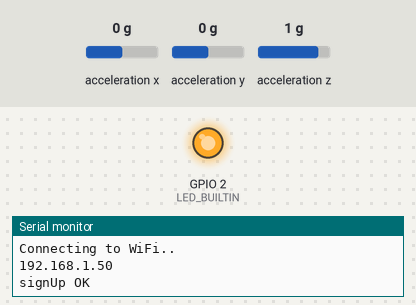
This sketch was run on a simulated ESP8266 (NodeMCU). Shown: output pins drawn as LEDs (lit = HIGH, except the on-board LED, lit = LOW), the last lines printed to the serial monitor. The test bench sets the inputs (shaded band); at power-on: acceleration x 0 g, acceleration y 0 g, acceleration z 1 g. WiFi joins after 1.5 s; servers stay silent unless stated.

Above: at 2.5 s.
At 3.7 s:
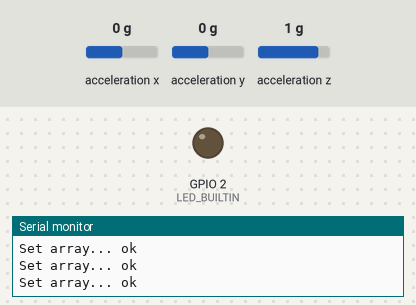
Timing chart, 0 to 9.7 s (numbered marks = the images above):
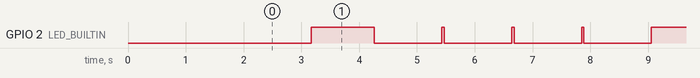

The sketch:

motor_health_monitoring.ino
```cpp
#include <Wire.h>
#include <Adafruit_Sensor.h>   // Adafruit unified sensor  // ver- 1.1.9   https://github.com/adafruit/Adafruit_Sensor
#include <Adafruit_ADXL345_U.h> // Adafruit ADXL345  // ver-1.3.2   https://github.com/adafruit/Adafruit_ADXL345
#include "arduinoFFT.h"  //arduinoFFT  //ver-1.6.0  https://github.com/kosme/arduinoFFT
#include <ESP8266WiFi.h>
#include <Firebase_ESP_Client.h> //Firebase Arduino client library for esp8266 and esp32   // ver-4.3.9  https://github.com/mobizt/Firebase-ESP-Client
#include "addons/TokenHelper.h"
#include "addons/RTDBHelper.h"

#define API_KEY "AIzaSyByTWjYsnZQ4zSUH7ZEYJabD5XQxSppE3w" // Firebase API Key
#define DATABSE_URL "https://motor-health-analysis-default-rtdb.firebaseio.com/" // Firebase Database URL

//Details of wifi network you want esp to connect to
char ssid[] = "Dinesh";
char password[] = "18032001";

Adafruit_ADXL345_Unified accel;  //creating the object of accelerometer
arduinoFFT FFT = arduinoFFT();   // fft object to calculate to fft

//firebase objects for its configuration
FirebaseData fbdo;
FirebaseAuth auth;
FirebaseConfig config;

//firebase onjects to convert array to json
FirebaseJson json;
FirebaseJsonArray arr;


//used in printvector()
#define SCL_INDEX 0x00
#define SCL_TIME 0x01
#define SCL_FREQUENCY 0x02
#define SCL_PLOT 0x03

unsigned long sendDataPrevMillis = 0;
bool signupOK = false;  //sets true when firebase is succesfully connected

const int samples = 1024;  //number of samples we are taking to for one observation
int samplingFrequency = 493;  //this is the rate at which accelerometer samples in one second
unsigned long StartTime;  //used for calculating dynamic sampling rate

double xReal[samples];  //for storing the acceleration values in x direction
double xImag[samples];  //for calculation of fft we need imaginary values also
//double yReal[samples];
//double yImag[samples];
//double zReal[samples];
//double zImag[samples];


void setup() {
  // put your setup code here, to run once:
  pinMode(LED_BUILTIN, OUTPUT);

  Serial.begin(19200);
  //////////////////////////////////////////////////
  if(!accel.begin())
  {
    /* There was a problem detecting the ADXL345 ... check your connections */
    Serial.println("Ooops, no ADXL345 detected ... Check your wiring!");

    while(1);
  }

  /* Set the range to whatever is appropriate for your project */
  accel.setRange(ADXL345_RANGE_8_G);


  /////////////////////////////////////////////////////

  // Connect to Wi-Fi////////////////////////////////
  WiFi.begin(ssid, password);
  while (WiFi.status() != WL_CONNECTED) {
    delay(1000);
    Serial.println("Connecting to WiFi..");
  }

  // Print ESP32 Local IP Address
  Serial.println(WiFi.localIP());

  /////////////////////////////////////////////////////
  //Confirgureing and connecting to firebase

  config.api_key = API_KEY;
  config.database_url = DATABSE_URL;
  if(Firebase.signUp(&config, &auth, "", "")){
    Serial.println("signUp OK");
    signupOK = true;
  }else{
    Serial.printf("%s\n", config.signer.signupError.message.c_str());
  }

  config.token_status_callback = tokenStatusCallback;
  Firebase.begin(&config, &auth);
  Firebase.reconnectWiFi(true);


}

void loop() {
  // put your main code here, to run repeatedly:

  //taking data from the adxl///////////////////////////////////
  int i =0;

  digitalWrite(LED_BUILTIN, LOW); // turn on the led when we start taking samples
  StartTime=millis();
  while(i<samples){
    sensors_event_t event;
    accel.getEvent(&event);

      xReal[i]=event.acceleration.x;

      xImag[i] = 0.0; // we set all imaginary values to zero as we dont need it

      i=i+1;
      //here we are dynamically calculating the sampling frequency
      if(millis()-StartTime<=1000){
        samplingFrequency=i;

      }

  }
  digitalWrite(LED_BUILTIN, HIGH); //turn the led off after taking the samples

  Serial.print("Sampling Frequency :-> ");Serial.print(",");Serial.println(samplingFrequency);


  //PrintVector(xReal, samples, SCL_TIME);  //this function print timestamp and values in xReal
  FFT.Windowing(xReal, samples, FFT_WIN_TYP_HAMMING, FFT_FORWARD);  /* Weigh data */
  FFT.Compute(xReal, xImag, samples, FFT_FORWARD); /* Compute FFT */
  FFT.ComplexToMagnitude(xReal, xImag, samples); /* Compute magnitudes */

//  FFT.Windowing(yReal, samples, FFT_WIN_TYP_HAMMING, FFT_FORWARD);  /* Weigh data */
//  FFT.Compute(yReal, xImag, samples, FFT_FORWARD); /* Compute FFT */
//  FFT.ComplexToMagnitude(yReal, xImag, samples); /* Compute magnitudes */
//
//  FFT.Windowing(zReal, samples, FFT_WIN_TYP_HAMMING, FFT_FORWARD);  /* Weigh data */
//  FFT.Compute(zReal, xImag, samples, FFT_FORWARD); /* Compute FFT */
//  FFT.ComplexToMagnitude(zReal, xImag, samples); /* Compute magnitudes */
  Serial.println("/////////// ");

  //PrintVector(xReal, (samples >> 1), SCL_FREQUENCY);
    double fundamentalfreq = FFT.MajorPeak(xReal, samples, samplingFrequency);  // this function is used to calculate the major peak in the fft graph
  Serial.println(fundamentalfreq, 6);

////////////////////////////////////////////////////////////////////////////////////////////////////////

//Sending Data to Firebase (if call it after every 5 sec delay or if its running for the first time
  if(Firebase.ready() && signupOK && (millis()-sendDataPrevMillis>5000|| sendDataPrevMillis ==0)){
    sendDataPrevMillis = millis();


    //fragmenting data into array of length 100 to send to firebase
    //As it has limitation on the size of json obj we can send at a time

      for(i=0;i<100;i++){ // we read the first 100 values and store it into the arr obj
        arr.add(xReal[i]);
      }
      Serial.printf("Set array... %s\n", Firebase.RTDB.setArray(&fbdo, "fft/fft_arr/f1", &arr) ? "ok" : fbdo.errorReason().c_str()); //what path you write will make the structure of you firebase database
      arr.clear();// we clear the array for next iteration

      for(i=100;i<200;i++){
        arr.add(xReal[i]);
      }
      Serial.printf("Set array... %s\n", Firebase.RTDB.setArray(&fbdo, "fft/fft_arr/f2", &arr) ? "ok" : fbdo.errorReason().c_str());
      arr.clear();

      for(i=200;i<300;i++){
        arr.add(xReal[i]);
      }
      Serial.printf("Set array... %s\n", Firebase.RTDB.setArray(&fbdo, "fft/fft_arr/f3", &arr) ? "ok" : fbdo.errorReason().c_str());
      arr.clear();

      for(i=300;i<400;i++){
        arr.add(xReal[i]);
      }
      Serial.printf("Set array... %s\n", Firebase.RTDB.setArray(&fbdo, "fft/fft_arr/f4", &arr) ? "ok" : fbdo.errorReason().c_str());
       arr.clear();


      for(i=400;i<500;i++){
        arr.add(xReal[i]);
      }
      Serial.printf("Set array... %s\n", Firebase.RTDB.setArray(&fbdo, "fft/fft_arr/f5", &arr) ? "ok" : fbdo.errorReason().c_str());
      arr.clear();

      for(i=500;i<512;i++){
        arr.add(xReal[i]);
      }

    Serial.printf("Set array... %s\n", Firebase.RTDB.setArray(&fbdo, "fft/fft_arr/f6", &arr) ? "ok" : fbdo.errorReason().c_str());
        arr.clear();


  //Sending the major peak and the sampling rate
      json.add("fundamental frequency", fundamentalfreq);
      json.add("Sampling Rate", samplingFrequency);
      Serial.printf("Sending Meta %s\n", Firebase.RTDB.set(&fbdo, "fft/fft_meta", &json) ? "ok" : fbdo.errorReason().c_str());
      json.clear();

  }

Serial.println("////////////");

}


//this function is from the arduino fft library it prints according to the three arguments we pass on
void PrintVector(double *vData, uint16_t bufferSize, uint8_t scaleType)
{
  for (uint16_t i = 0; i < bufferSize; i++)
  {
    double abscissa;
    /* Print abscissa value */
    switch (scaleType)
    {
      case SCL_INDEX:
        abscissa = (i * 1.0);
  break;
      case SCL_TIME:
        abscissa = ((i * 1.0) / samplingFrequency);
  break;
      case SCL_FREQUENCY:
        abscissa = ((i * 1.0 * samplingFrequency) / samples);
  break;
    }
    Serial.print(abscissa, 6);
    if(scaleType==SCL_FREQUENCY)
      Serial.print(" Hz");
    Serial.print(",");
    Serial.println(vData[i], 4);
  }
  Serial.println();
}
```

Measured:
- by itself, GPIO 2 (LED_BUILTIN): repeats every 5.9 s: 3 × (LOW 1.2 s, HIGH 0.04 s), LOW 1.2 s, HIGH 1.1 s
- by itself, everything shown: repeats every 5.9 s, in 8 steps
